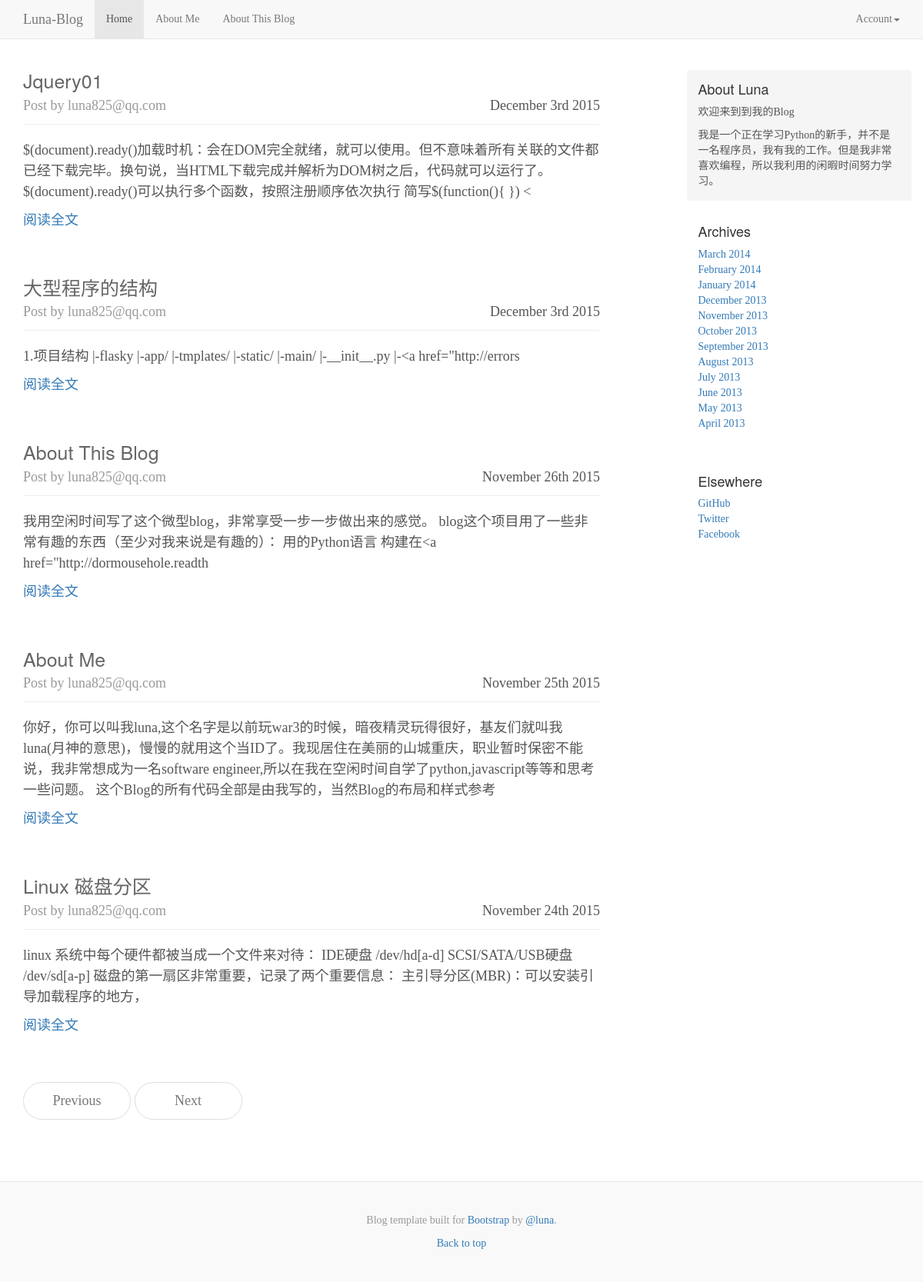
The page / (signed in) on the database its author committed.
### app/models.py (models this page shows, shortened)
class Post(db.Model):
	__tablename__ = 'posts'
	id = db.Column(db.Integer,primary_key=True)
	title=db.Column(db.String(128),index=True)
	body = db.Column(db.Text)
	body_html = db.Column(db.Text)
	timestamp = db.Column(db.DateTime,index = True,default=datetime.utcnow)
	author_id = db.Column(db.Integer,db.ForeignKey('administors.id'))

class Administor(db.Model,UserMixin):
	__tablename__ = 'administors'
	id = db.Column(db.Integer,primary_key=True)
	email = db.Column(db.String(64),unique=True,index=True)
	password_hash = db.Column(db.String(128))
	name = db.Column(db.String(64))
	location = db.Column(db.String(64))
	about_me = db.Column(db.Text())
	posts = db.relationship('Post',backref='author',lazy='dynamic')
	@property
	def password(self):
		raise AttributeError('不能读取密码！')

### app/main/views.py (the view)
@main.route('/')
def index():
    page = request.args.get('page',1,int)
    pagination = Post.query.order_by(Post.timestamp.desc()).paginate(
        page,per_page=current_app.config['FLASK_POSTS_PER_PAGE'],error_out=False)
    posts = pagination.items
    return render_template('index.html',posts=posts,digest=True,pagination=pagination)

### app/models.py (called while the page is built)
@login_manager.user_loader
def load_user(user_id):
	return Administor.query.get(int(user_id))

### app/templates/index.html
{% extends "base.html" %}
{% block page_content %}
<div class="col-sm-8 blog-main">
{% include "_posts.html" %}
  <nav>
    <ul class="pager">
      <li {% if not pagination.has_prev %}class="disabled"{% endif%}><a href="{{url_for('main.index',page=pagination.page-1)}}">Previous</a></li>
      <li {% if not pagination.has_next %}class="disabled"{% endif%}><a href="{{url_for('main.index',page=pagination.page+1)}}">Next</a></li>
    </ul>
  </nav>
</div>
{% endblock %}

### app/templates/_posts.html
{% for post in posts %}
<div class="blog-post">
	<div class="blog-head">
    <h2 class="blog-post-title"><a href="{{url_for('main.post',id=post.id)}}">{{post.title.replace('-',' ') | title }}</a></h2>
    <p class="blog-post-date">{{ moment(post.timestamp).format('MMMM Do YYYY')}}</p>
     <p class="blog-post-meta"> Post by {{post.author.email}}</p>
     </div>
    {% if digest %}
		{% if post.body_html %}
		{{post.body_html[:200] | striptags }}
		{% else %}
		{{ post.body[:200]}}
		{% endif %}
	<div class="blog-read-all"><a href="{{url_for('main.post',id=post.id)}}">阅读全文</a></div>
	{% else %}
		{% if post.body_html %}
		{{post.body_html | safe }}
		{% else %}
		{{ post.body}}
		{% endif %}
	{% endif %}
</div>
{% endfor %}

### app/static/blog.css (style rules this page uses)
body { font-family: Georgia, "Times New Roman", Times, serif; color: #555; }
h1, .h1, h2, .h2, h3, .h3, h4, .h4, h5, .h5, h6, .h6 { margin-top: 0; font-family: "Helvetica Neue", Helvetica, Arial, sans-serif; font-weight: normal; color: #333; }
.blog-main { font-size: 18px; line-height: 1.5; }
.pager { margin-bottom: 60px; text-align: left; }
.pager > li > a { width: 140px; padding: 10px 20px; text-align: center; border-radius: 30px; }
.blog-head { border-bottom: 1px solid #eee; margin-bottom: 20px; }
.blog-post { margin-bottom: 60px; }
.blog-post-title { margin-bottom: 5px; font-size: 25px; }
.blog-post-title a { color: #666; }
.blog-post-meta { margin-bottom: 10px; color: #999; }
.blog-post-date { float: right; }
.blog-read-all { margin-top: 10px; }

### rows shown on the page
Post: title.replace "Jquery01", timestamp "December 3rd 2015", author.email "luna825@qq.com", body_html "$(document).ready()加载时机：会在DOM完全就绪，就可以使用。但不意味着所有关联的文件都已经下载完毕。换句说，当HTML下载完成并解析为DOM树之后，代码就可以运行了。 $(document).ready()可以执行多个函数，按照注册顺序依次执行 简写$(function(){ }) <"
Post: title.replace "大型程序的结构", timestamp "December 3rd 2015", author.email "luna825@qq.com", body_html "1.项目结构 |-flasky |-app/ |-tmplates/ |-static/ |-main/ |-__init__.py |-<a href=\"http://errors"
Post: title.replace "About This Blog", timestamp "November 26th 2015", author.email "luna825@qq.com", body_html "我用空闲时间写了这个微型blog，非常享受一步一步做出来的感觉。 blog这个项目用了一些非常有趣的东西（至少对我来说是有趣的）： 用的Python语言 构建在<a href=\"http://dormousehole.readth"
Post: title.replace "About Me", timestamp "November 25th 2015", author.email "luna825@qq.com", body_html "你好，你可以叫我luna,这个名字是以前玩war3的时候，暗夜精灵玩得很好，基友们就叫我luna(月神的意思)，慢慢的就用这个当ID了。我现居住在美丽的山城重庆，职业暂时保密不能说，我非常想成为一名software engineer,所以在我在空闲时间自学了python,javascript等等和思考一些问题。 这个Blog的所有代码全部是由我写的，当然Blog的布局和样式参考"
Post: title.replace "Linux 磁盘分区", timestamp "November 24th 2015", author.email "luna825@qq.com", body_html "linux 系统中每个硬件都被当成一个文件来对待： IDE硬盘 /dev/hd[a-d] SCSI/SATA/USB硬盘 /dev/sd[a-p] 磁盘的第一扇区非常重要，记录了两个重要信息： 主引导分区(MBR)：可以安装引导加载程序的地方，"
